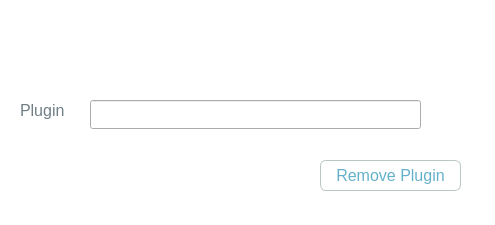
<?xml version="1.0" encoding="UTF-8"?>
<ui version="4.0">
 <class>DialogRemovePlug</class>
 <widget class="QDialog" name="DialogRemovePlug">
  <property name="geometry">
   <rect>
    <x>0</x>
    <y>0</y>
    <width>495</width>
    <height>225</height>
   </rect>
  </property>
  <property name="windowTitle">
   <string>Remove Plugin</string>
  </property>
  <property name="styleSheet">
   <string notr="true">QDialog{
background-color: white;
}

QLabel{
color: #6F7F85;
}

QLineEdit{
font-size: 12pt;
color: #6F7F85;
selection-background-color:#65B0C9;
}
QPushButton:focus{
	border: none;
	outline: none;
}
</string>
  </property>
  <widget class="QLabel" name="label">
   <property name="geometry">
    <rect>
     <x>20</x>
     <y>90</y>
     <width>111</width>
     <height>41</height>
    </rect>
   </property>
   <property name="font">
    <font>
     <pointsize>12</pointsize>
    </font>
   </property>
   <property name="text">
    <string>Plugin</string>
   </property>
  </widget>
  <widget class="QLineEdit" name="lineEdit">
   <property name="geometry">
    <rect>
     <x>90</x>
     <y>100</y>
     <width>331</width>
     <height>29</height>
    </rect>
   </property>
   <property name="styleSheet">
    <string notr="true"/>
   </property>
   <property name="readOnly">
    <bool>true</bool>
   </property>
   <property name="clearButtonEnabled">
    <bool>false</bool>
   </property>
  </widget>
  <widget class="QPushButton" name="pushButton">
   <property name="geometry">
    <rect>
     <x>320</x>
     <y>160</y>
     <width>141</width>
     <height>31</height>
    </rect>
   </property>
   <property name="font">
    <font>
     <pointsize>12</pointsize>
    </font>
   </property>
   <property name="styleSheet">
    <string notr="true">QPushButton{
color: #65B0C9;
background-color: white;
border-radius:6px;
border:1px solid #BBC7C4;
font-family:Ubuntu;
font-size:12pt;
}

QPushButton::hover{
color: white;
background-color: #65B0C9;
border-radius:6px;
border:1px solid #BBC7C4;
font-family:Ubuntu;
font-size:12pt;
}</string>
   </property>
   <property name="text">
    <string>Remove Plugin</string>
   </property>
  </widget>
 </widget>
 <resources/>
 <connections/>
</ui>
